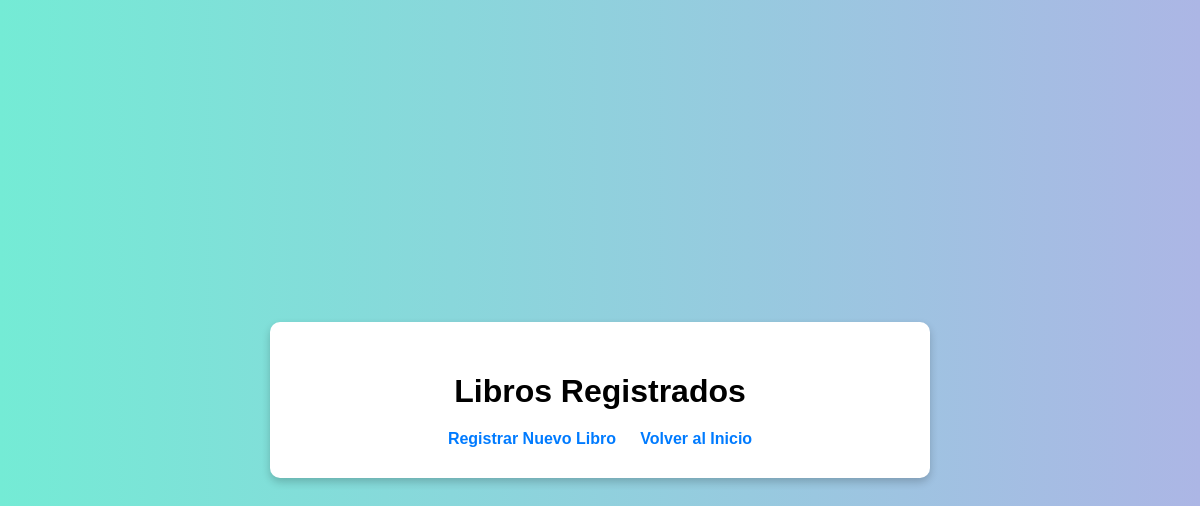
The app's page /biblioteca/libros/, older data.
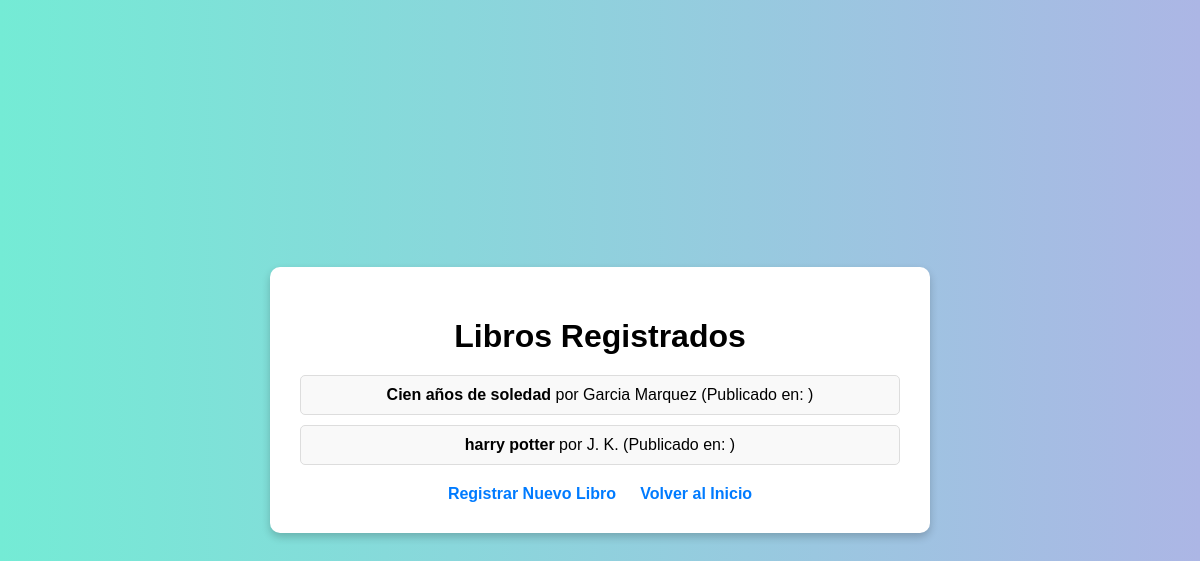
The same page, newer data.
### biblioteca/models.py (models this page shows, shortened)
class Libro(models.Model):
    titulo = models.CharField(max_length=200)
    autor = models.CharField(max_length=100)
    genero = models.CharField(max_length=100)

### biblioteca/views.py (the view)
# urls.py: path('libros/', views.lista_libros, name='lista_libros'),
def lista_libros(request):
    libros = Libro.objects.all()
    return render(request, 'biblioteca/lista_libros.html', {'libros': libros})

### biblioteca/templates/biblioteca/lista_libros.html (shortened to what this page needs)
<!DOCTYPE html>
<html lang="es">
<head>
    <link rel="stylesheet" href="../../static/biblioteca/styles.css">
</head>
<body>
    <div class="container">
        <h1>Libros Registrados</h1>
        <ul>
            {% for libro in libros %}
                <li>
                    <strong>{{ libro.titulo }}</strong> por {{ libro.autor }}
                    (Publicado en: {{ libro.fecha_publicacion }})
                </li>
            {% endfor %}
        </ul>
        <div class="links">
            <a href="{% url 'crear_libro' %}">Registrar Nuevo Libro</a>
            <a href="{% url 'pagina_inicio' %}">Volver al Inicio</a>
        </div>
    </div>
</body>
</html>

Row changes from the older to the newer data that the page shows:
added Libro: titulo "Cien años de soledad", autor "Garcia Marquez"
added Libro: titulo "harry potter", autor "J. K."
